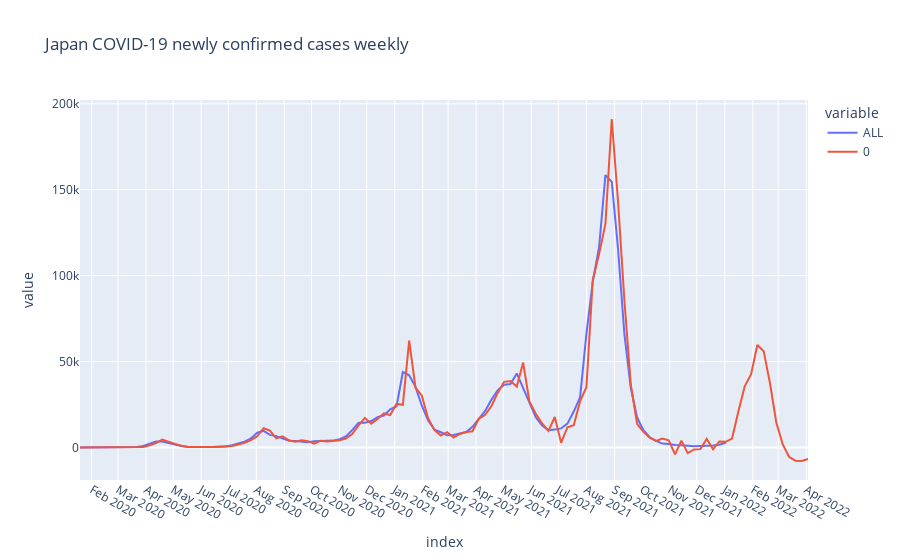

Here is the notebook cell this chart was saved with:
### Code cell
ts_forecast = result_all.predict(start=df_gr.index[0], end=df_gr.index[-1]+relativedelta(months=3))

temp_df = df_gr.ALL.to_frame()
temp_df = pd.concat([temp_df, ts_forecast])
fig = px.line(temp_df, title='Japan COVID-19 newly confirmed cases weekly')
fig.update_layout({
    'xaxis': {
        'dtick': 'M1'
    }
})
fig.show()

### Figure 1 — Plotly figure (JSON) as saved in the notebook; plotly's stock layout.template omitted (floating-point values rounded to 4 significant figures; data arrays with more than 128 entries replaced by an {"elided": "..."} marker saying what was removed)
{"data": [{"hovertemplate": "variable=ALL<br>index=%{x}<br>value=%{y}<extra></extra>", "legendgroup": "ALL", "line": {"color": "#636efa", "dash": "solid"}, "marker": {"symbol": "circle"}, "mode": "lines", "name": "ALL", "orientation": "v", "showlegend": true, "type": "scatter", "x": {"elided": "219 str values"}, "xaxis": "x", "y": {"elided": "219 int values"}, "yaxis": "y"}, {"hovertemplate": "variable=0<br>index=%{x}<br>value=%{y}<extra></extra>", "legendgroup": "0", "line": {"color": "#EF553B", "dash": "solid"}, "marker": {"symbol": "circle"}, "mode": "lines", "name": "0", "orientation": "v", "showlegend": true, "type": "scatter", "x": {"elided": "219 str values"}, "xaxis": "x", "y": {"elided": "219 float values"}, "yaxis": "y"}], "layout": {"autosize": true, "legend": {"title": {"text": "variable"}, "tracegroupgap": 0}, "title": {"text": "Japan COVID-19 newly confirmed cases weekly"}, "xaxis": {"anchor": "y", "autorange": true, "domain": [0, 1], "dtick": "M1", "range": ["2020-01-19", "2022-04-03"], "title": {"text": "index"}, "type": "date"}, "yaxis": {"anchor": "x", "autorange": true, "domain": [0, 1], "range": [-18980.0, 202200.0], "title": {"text": "value"}, "type": "linear"}}}
